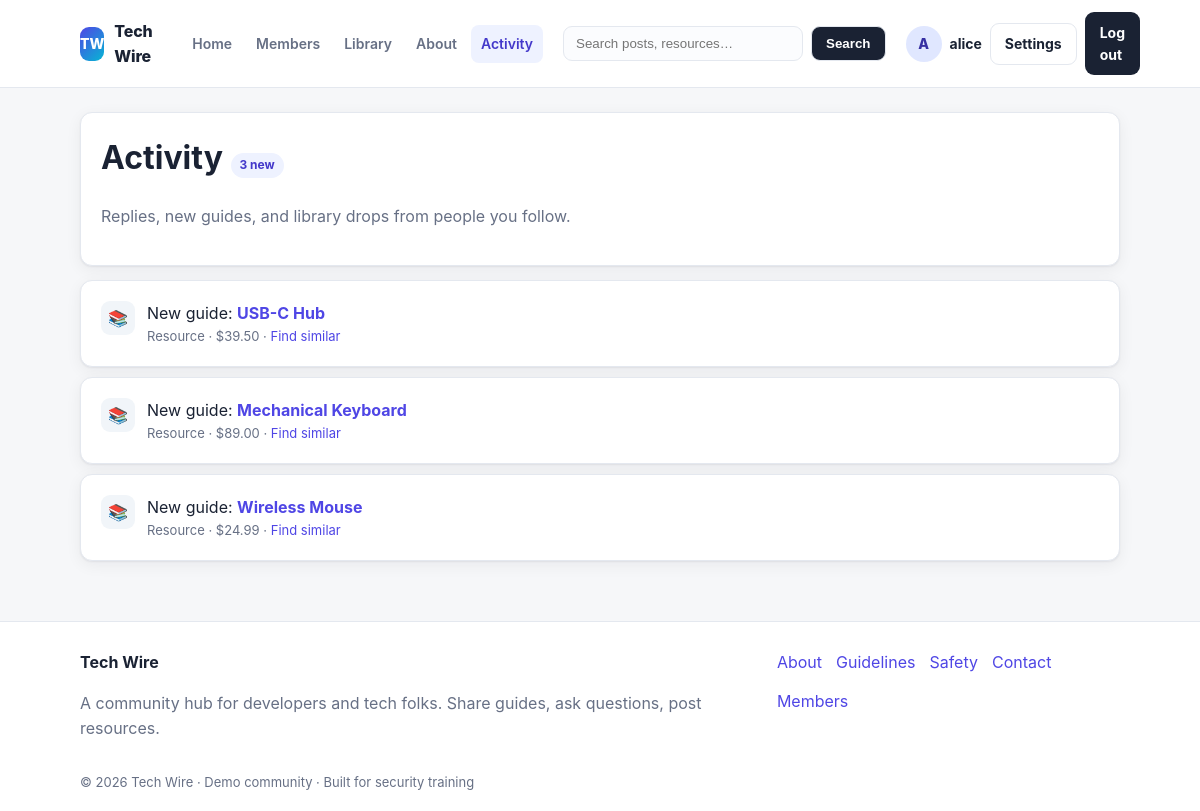
Before: /notifications.php (signed in) with the older database file.
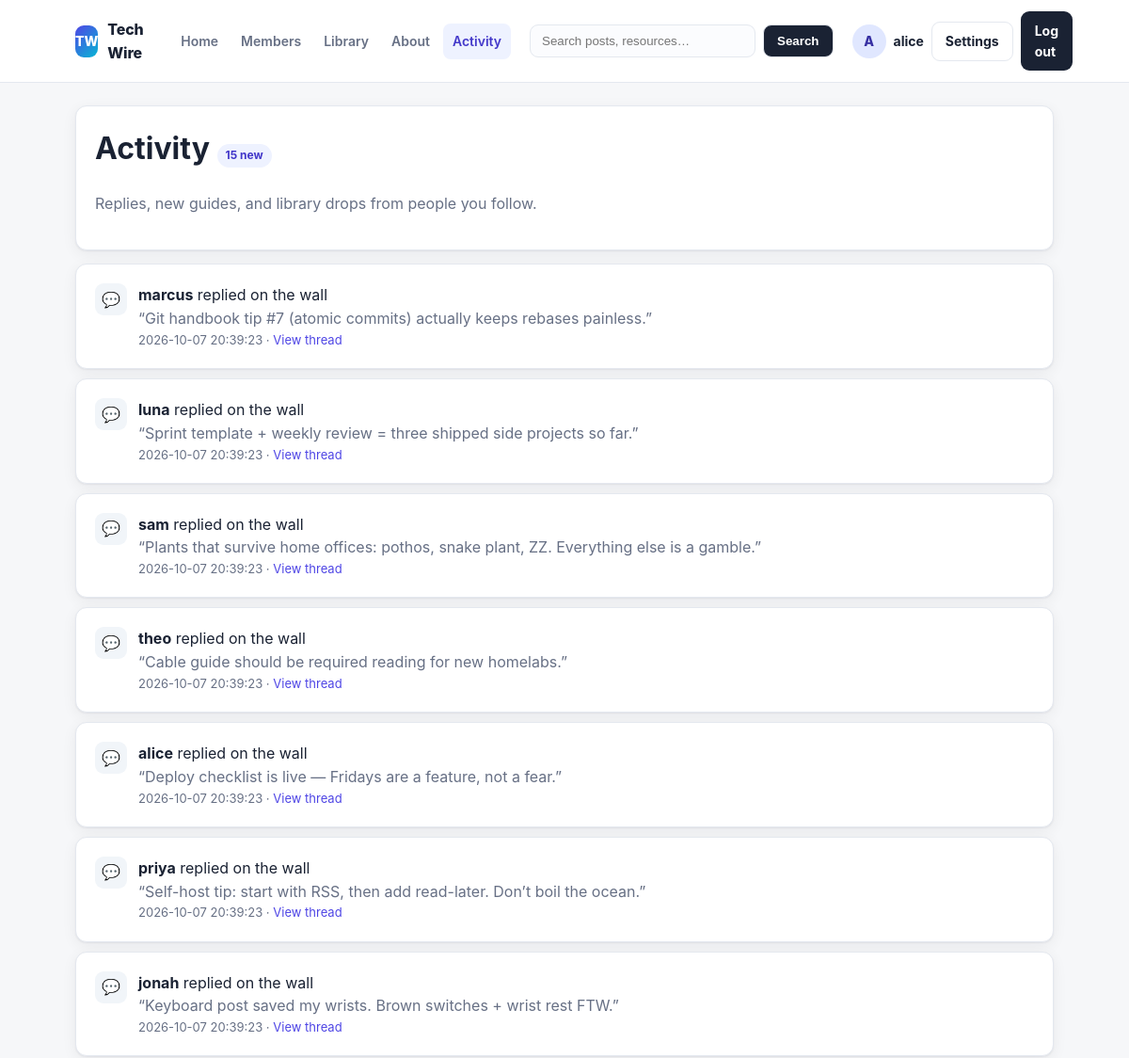
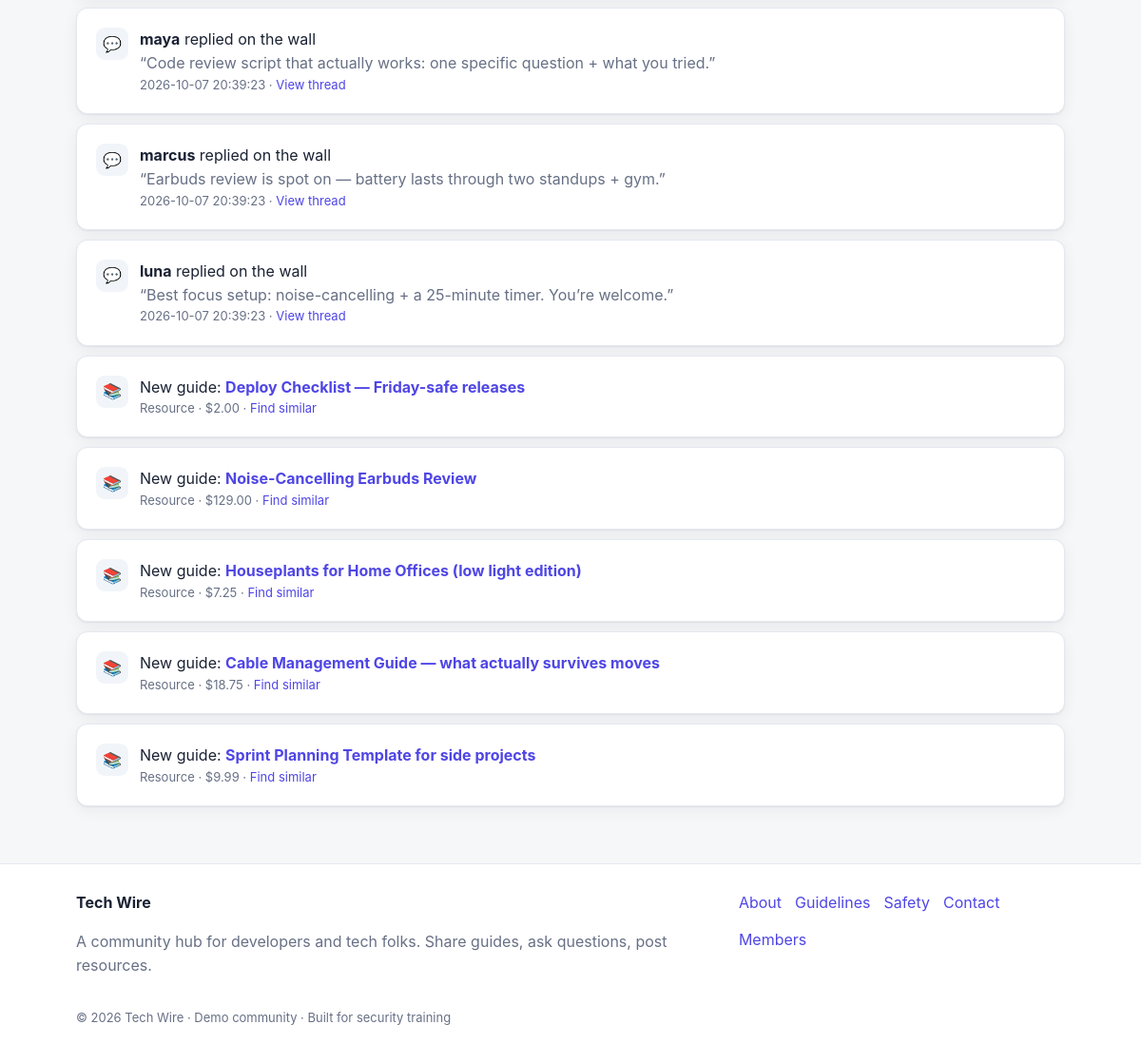
After: the same page with the newer database file (2 pictures, top to bottom).
### tables this page shows
CREATE TABLE IF NOT EXISTS products (
  id INT AUTO_INCREMENT PRIMARY KEY,
  name VARCHAR(128) NOT NULL,
  price DECIMAL(10,2) NOT NULL
);

CREATE TABLE IF NOT EXISTS comments (
  id INT AUTO_INCREMENT PRIMARY KEY,
  user VARCHAR(64) NOT NULL,
  comment TEXT NULL,
  created_at TIMESTAMP DEFAULT CURRENT_TIMESTAMP
);

### notifications.php (the view, shortened to what this page needs)
<?php
require_once 'includes/layout.php';
$comments = array();
$cres = mysql_query("SELECT * FROM comments ORDER BY id DESC LIMIT 10");
if ($cres) { while ($r = mysql_fetch_assoc($cres)) { $comments[] = $r; } }
$posts = array();
$pres = mysql_query("SELECT * FROM products ORDER BY id DESC LIMIT 5");
if ($pres) { while ($r = mysql_fetch_assoc($pres)) { $posts[] = $r; } }
?>
<div class="card">
  <h1 style="margin-top:0">Activity <span class="pill"><?php echo count($comments) + count($posts); ?> new</span></h1>
  <p class="muted">Replies, new guides, and library drops from people you follow.</p>
</div>
<div class="timeline" style="margin-top:14px">
  <?php foreach ($comments as $c): ?>
  <div class="card timeline-item">
    <span class="timeline-icon">💬</span>
    <div>
      <div><strong><?php echo htmlspecialchars($c['user'], ENT_QUOTES); ?></strong> replied on the wall</div>
      <div class="muted">“<?php echo htmlspecialchars(mb_strimwidth((string) $c['comment'], 0, 120, '…'), ENT_QUOTES); ?>”</div>
      <div class="muted small"><?php echo isset($c['created_at']) ? htmlspecialchars($c['created_at'], ENT_QUOTES) : 'just now'; ?> · <a href="profile.php">View thread</a></div>
    </div>
  </div>
  <?php endforeach; ?>
  <?php foreach ($posts as $p): ?>
  <div class="card timeline-item">
    <span class="timeline-icon">📚</span>
    <div>
      <div>New guide: <strong><a href="post.php?id=<?php echo (int) $p['id']; ?>"><?php echo $p['name']; ?></a></strong></div>
      <div class="muted small">Resource · $<?php echo $p['price']; ?> · <a href="search.php?q=<?php echo urlencode((string) $p['name']); ?>">Find similar</a></div>
    </div>
  </div>
  <?php endforeach; ?>
</div>

Changed rows visible on the page:
no longer on this page (row unchanged): products: name "USB-C Hub", price "39.50"
no longer on this page (row unchanged): products: name "Mechanical Keyboard", price "89.00"
no longer on this page (row unchanged): products: name "Wireless Mouse", price "24.99"
added comments: user "marcus", comment "Git handbook tip #7 (atomic commits) actually keeps rebases painless.", created_at "2026-10-07 20:39:23"
added comments: user "luna", comment "Sprint template + weekly review = three shipped side projects so far.", created_at "2026-10-07 20:39:23"
added comments: user "sam", comment "Plants that survive home offices: pothos, snake plant, ZZ. Everything else is a gamble.", created_at "2026-10-07 20:39:23"
added comments: user "theo", comment "Cable guide should be required reading for new homelabs.", created_at "2026-10-07 20:39:23"
added comments: user "alice", comment "Deploy checklist is live — Fridays are a feature, not a fear.", created_at "2026-10-07 20:39:23"
added comments: user "priya", comment "Self-host tip: start with RSS, then add read-later. Don’t boil the ocean.", created_at "2026-10-07 20:39:23"
added comments: user "jonah", comment "Keyboard post saved my wrists. Brown switches + wrist rest FTW.", created_at "2026-10-07 20:39:23"
added comments: user "maya", comment "Code review script that actually works: one specific question + what you tried.", created_at "2026-10-07 20:39:23"
added comments: user "marcus", comment "Earbuds review is spot on — battery lasts through two standups + gym.", created_at "2026-10-07 20:39:23"
added comments: user "luna", comment "Best focus setup: noise-cancelling + a 25-minute timer. You’re welcome.", created_at "2026-10-07 20:39:23"
added products: name "Deploy Checklist — Friday-safe releases", price "2.00"
added products: name "Noise-Cancelling Earbuds Review", price "129.00"
added products: name "Houseplants for Home Offices (low light edition)", price "7.25"
added products: name "Cable Management Guide — what actually survives moves", price "18.75"
added products: name "Sprint Planning Template for side projects", price "9.99"
Other visible differences:
count($comments) + count($posts): "3" → "15"
